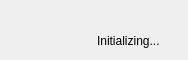
<?xml version="1.0" encoding="UTF-8"?>
<ui version="4.0">
 <class>Dialog</class>
 <widget class="QDialog" name="Dialog">
  <property name="windowModality">
   <enum>Qt::WindowModal</enum>
  </property>
  <property name="geometry">
   <rect>
    <x>0</x>
    <y>0</y>
    <width>188</width>
    <height>60</height>
   </rect>
  </property>
  <property name="maximumSize">
   <size>
    <width>800</width>
    <height>16777215</height>
   </size>
  </property>
  <property name="baseSize">
   <size>
    <width>200</width>
    <height>0</height>
   </size>
  </property>
  <property name="windowTitle">
   <string>Dialog</string>
  </property>
  <layout class="QVBoxLayout" name="verticalLayout">
   <item>
    <widget class="QLabel" name="message"/>
   </item>
   <item>
    <layout class="QHBoxLayout" name="horizontalLayout">
     <item>
      <widget class="QLabel" name="category"/>
     </item>
     <item>
      <widget class="QLabel" name="informative">
       <property name="text">
        <string>Initializing...</string>
       </property>
      </widget>
     </item>
    </layout>
   </item>
  </layout>
 </widget>
 <resources/>
 <connections/>
</ui>
